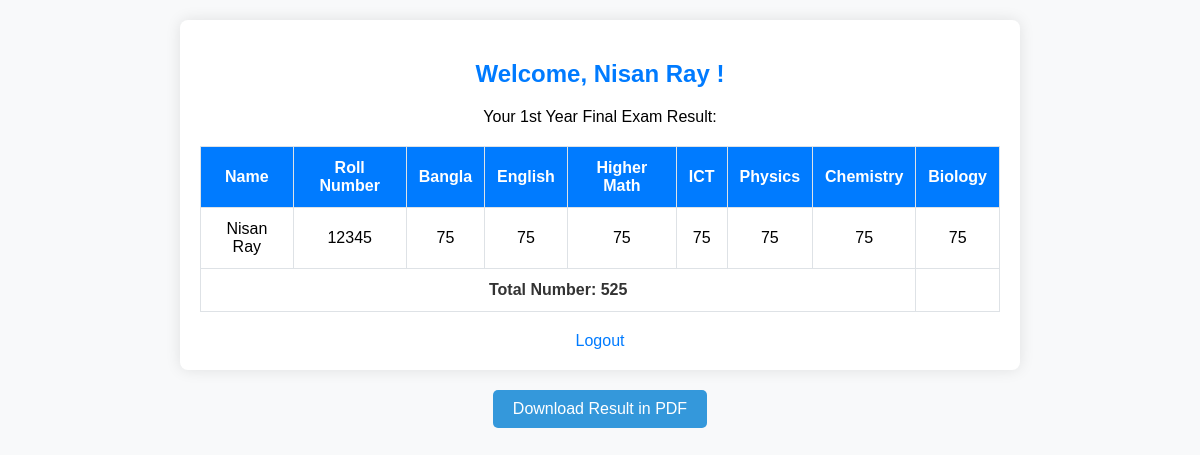
Screenshot of /student/std-dash-result.php (signed in) with the database file from the repository.
### tables this page shows
CREATE TABLE `std_user` (
  `user_id` int(11) NOT NULL,
  `roll_number` int(11) NOT NULL,
  `username` varchar(255) NOT NULL,
  `password` varchar(255) NOT NULL,
  `student_name` varchar(255) NOT NULL
);

CREATE TABLE `std_result` (
  `result_id` int(11) NOT NULL,
  `roll_number` int(11) DEFAULT NULL,
  `bangla` int(11) DEFAULT NULL,
  `english` int(11) DEFAULT NULL,
  `ict` int(11) DEFAULT NULL,
  `higher_math` int(11) DEFAULT NULL,
  `physics` int(11) DEFAULT NULL,
  `chemistry` int(11) DEFAULT NULL,
  `biology` int(11) DEFAULT NULL
);

### student/std-dash-result.php (the view, shortened to what this page needs)
<?php
require_once('db_connection.php');
$userID = $_SESSION['user_id'];
$rollNumber = $_SESSION['roll_number'];
$resultQuery = "SELECT * FROM std_result WHERE roll_number = $rollNumber";
$resultResult = $data->query($resultQuery);
$userQuery = "SELECT * FROM std_user WHERE user_id = $userID";
$userResult = $data->query($userQuery);
$userDetails = $userResult->fetch_assoc();
$totalSum = 0;
?>
<!DOCTYPE html>
<html lang="en">
<head>
</head>
<body>
    <div class="dashboard-container">
        <center><h2>Welcome, <?php echo $userDetails['student_name']; ?>!</h2></center>
        <center><p>Your 1st Year Final Exam Result:</p></center>
        <table>
            <thead>
                <tr>
                    <th>Name</th>
                    <th>Roll Number</th>
                    <th>Bangla</th>
                    <th>English</th>
                    <th>Higher Math</th>
                    <th>ICT</th>
                    <th>Physics</th>
                    <th>Chemistry</th>
                    <th>Biology</th>
                </tr>
            </thead>
            <tbody>
                <tr>
                    <td><?php echo $userDetails['student_name']; ?></td>
                    <td><?php echo $userDetails['roll_number']; ?></td>
                    <?php
                    while ($row = $resultResult->fetch_assoc()) {
                        echo "<td>{$row['bangla']}</td>";
                        echo "<td>{$row['english']}</td>";
                        echo "<td>{$row['higher_math']}</td>";
                        echo "<td>{$row['ict']}</td>";
                        echo "<td>{$row['physics']}</td>";
                        echo "<td>{$row['chemistry']}</td>";
                        echo "<td>{$row['biology']}</td>";
                        $totalSum += $row['bangla'] + $row['english'] + $row['higher_math'] + $row['ict'] + $row['physics'] + $row['chemistry'] + $row['biology'];
                    }
                    ?>
                </tr>
            </tbody>
            <tfoot>
                <tr>
                    <td colspan="8" class="total-sum">Total Number: <?php echo $totalSum; ?></td>
                </tr>
            </tfoot>
        </table>
        <center><a href="logout.php" class="logout-link">Logout</a></center>
    </div>
        <center>
        <form class="pdf-form" action="generate_pdf.php" method="post" target="_blank">
        <button class="pdf-button" type="submit">Download Result in PDF</button>
        </form>
    </center>
</body>
</html>

### student/std-dash-result.php (style rules this page uses)
body { font-family: 'Helvetica', sans-serif; margin: 0; padding: 0; background-color: #f8f9fa; }
.dashboard-container { max-width: 800px; margin: 20px auto; padding: 20px; background-color: #ffffff; border-radius: 8px; box-shadow: 0 0 15px rgba(0, 0, 0, 0.1); }
h2 { color: #007bff; margin-bottom: 20px; }
table { width: 100%; border-collapse: collapse; margin-top: 20px; }
table, th, td { border: 1px solid #dee2e6; }
th, td { padding: 12px; text-align: center; }
th { background-color: #007bff; color: #ffffff; }
.logout-link { color: #007bff; text-decoration: none; margin-top: 20px; display: inline-block; }
.total-sum { margin-top: 20px; color: #333; font-weight: bold; }
.pdf-button { padding: 10px 20px; font-size: 16px; background-color: #3498db; color: #fff; border: none; border-radius: 5px; cursor: pointer; }

### rows the page displays
std_user: student_name "Nisan Ray", roll_number "12345"
std_result: bangla "75", english "75", higher_math "75", ict "75", physics "75", chemistry "75", biology "75"

### other values shown
$totalSum "525"
